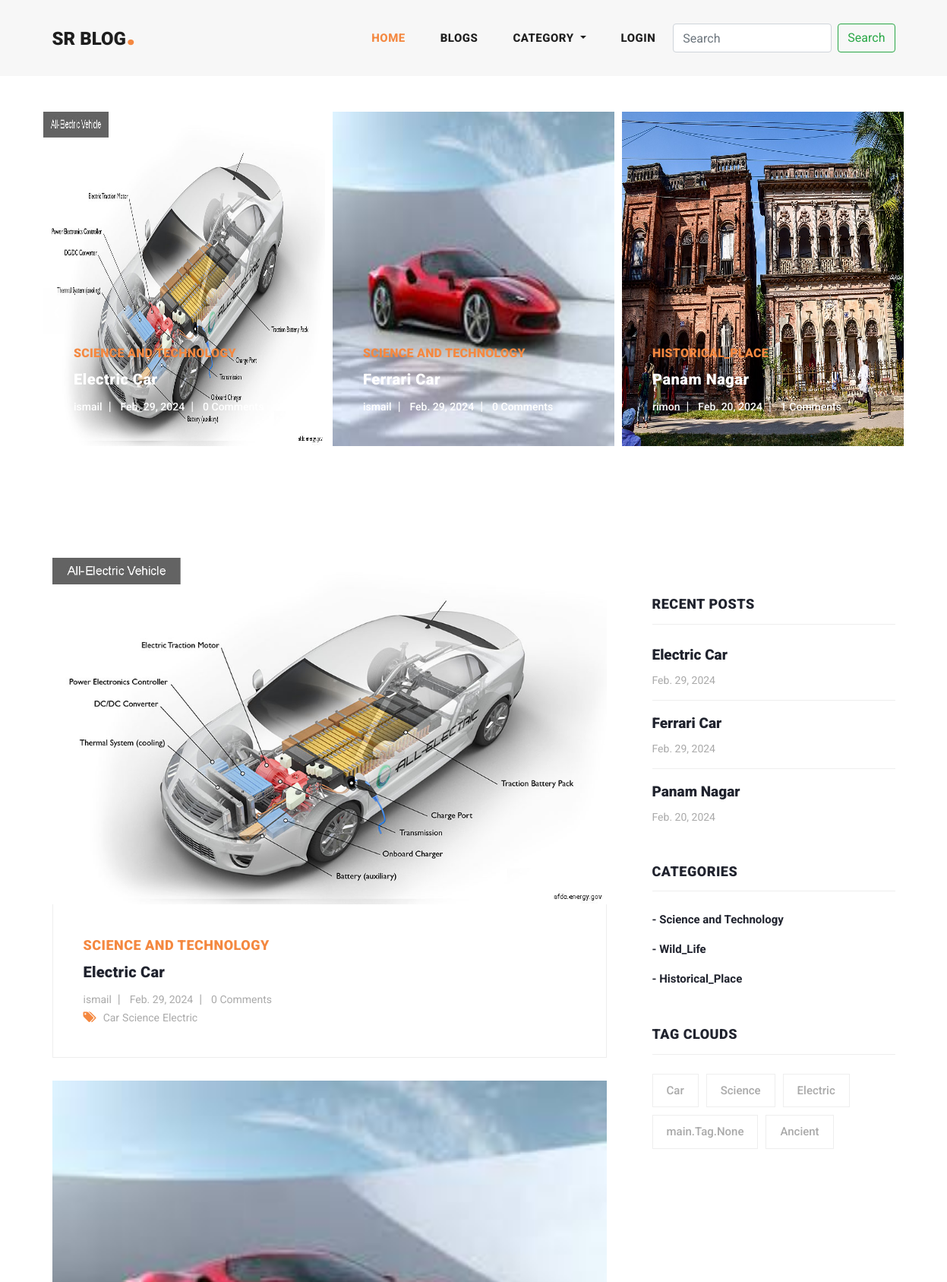
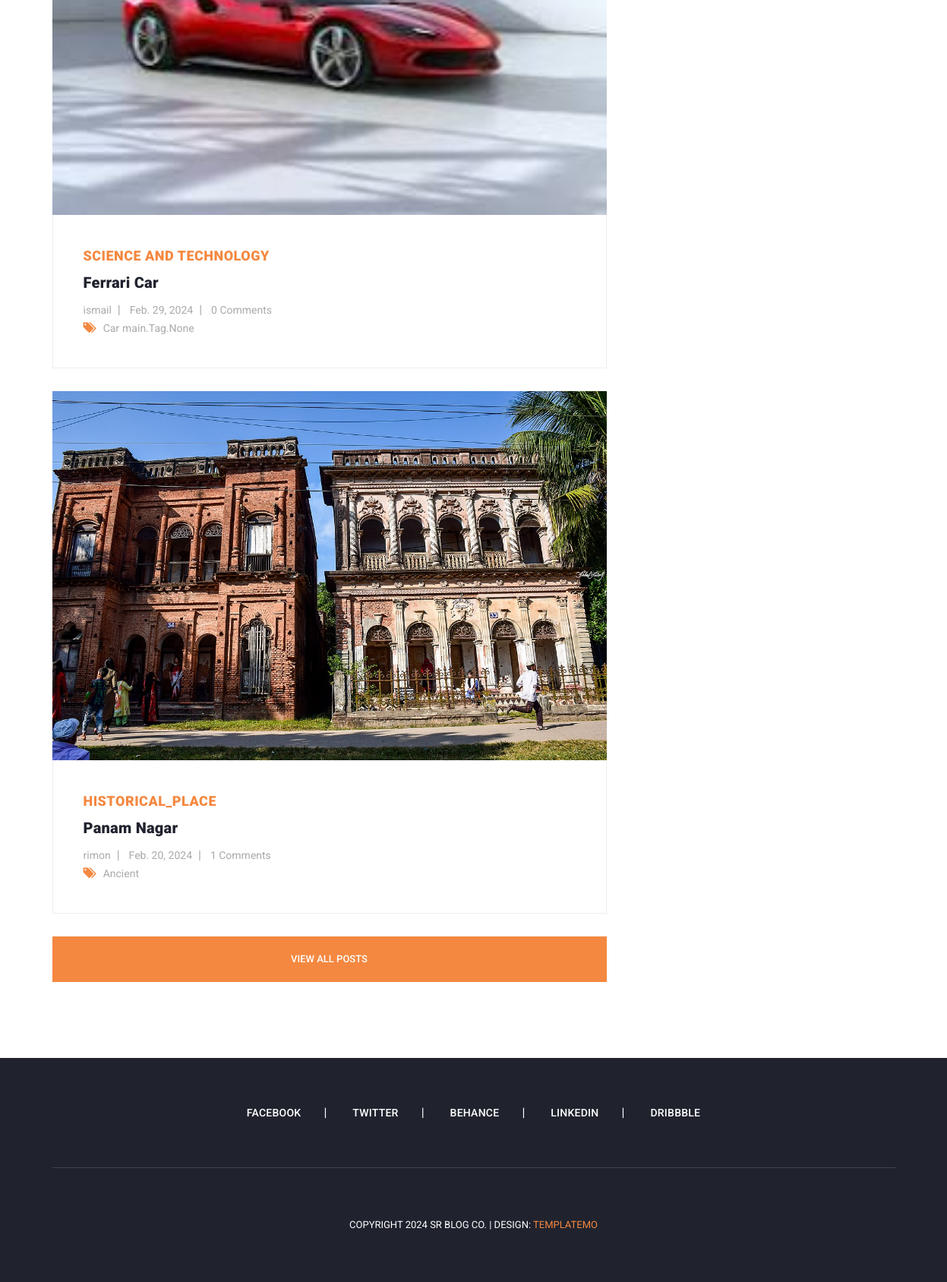
The page / on the database its author committed (2 pictures, top to bottom).
### main/models.py (models this page shows, shortened)
class Blog(models.Model):
    user=models.ForeignKey(User,related_name='user_blogs',on_delete=models.CASCADE)
    category=models.ForeignKey(Category,related_name='category_blogs',on_delete=models.CASCADE)
    tags=models.ManyToManyField(Tag,related_name='tag_blogs',blank=True)
    title=models.CharField(max_length=250)
    slug=models.SlugField(null=True, blank=True)
    banner=models.ImageField(upload_to='blog_banners')
    description=models.TextField()
    created_date=models.DateField(auto_now_add=True)

class Category(models.Model):
    title=models.CharField(max_length=150, unique=True)
    slug=models.SlugField(null=True, blank=True)
    created_date=models.DateField(auto_now_add=True)
    def __str__(self) -> str:
        return self.title

class Tag(models.Model):
    title=models.CharField(max_length=150)
    slug=models.SlugField(null=True,blank=True)
    created_date=models.DateField(auto_now_add=True)

### user_profile/models.py (models this page shows, shortened)
class User(AbstractUser):
    email = models.EmailField(
        max_length=150,
        unique=True,
        error_messages={
            "unique": "The email must be unique"
        }
    )
    profile_image = models.ImageField(
        null=True,
        blank=True,
        upload_to="profile_images"
    )
    REQUIRED_FIELDS = ["email"]
    objects = CustomUserManager()

### main/views.py (the view)
# urls.py: 2. Add a URL to urlpatterns:  path('', views.home, name='home')
def home(request):
    blogs=Blog.objects.order_by('-created_date')
    tags=Tag.objects.order_by('-created_date')
    context={"blogs":blogs, "tags":tags}
    return render(request, 'home.html', context)

### main/context_processors.py (called while the page is built)
def all_ctgry(request):
    ctg=Category.objects.all()
    context={"ctg":ctg}
    return context

### templates/home.html (shortened to what this page needs)
{% extends "base.html" %}
{% load static %}
{% block content %}
{% include "banner.html" %}
<section class="blog-posts">
    <div class="container">
      <div class="row">
        <div class="col-lg-8">
          <div class="all-blog-posts">
            <div class="row">
              {% for blog in blogs|slice:"3" %}
              <div class="col-lg-12">
                <div class="blog-post">
                  <div class="blog-thumb">
                    <img src="{{blog.banner.url}}" alt="">
                  </div>
                  <div class="down-content">
                    <span>{{blog.category}}</span>
                    <a href="{% url 'blog_details' blog.slug %}"><h4>{{blog.title}}</h4></a>
                    <ul class="post-info">
                      <li><a href="{% url 'view_user_information' blog.user.username %}">{{blog.user.username}}</a></li>
                      <li><a href="#">{{blog.created_date}}</a></li>
                      <li><a href="#">{{blog.blog_comment.all.count}} Comments</a></li>
                    </ul>
                    <div class="post-options">
                      <div class="row">
                        <div class="col-6">
                          <ul class="post-tags">
                            <li><i class="fa fa-tags"></i></li>
                            {% for tag in blog.tags.all %}
                            <li><a href="#">{{tag.title}}</a></li>
                            {% endfor %}
                          </ul>
                        </div>
                      </div>
                    </div>
                  </div>
                </div>
              </div>
              {% endfor %}
              <div class="col-lg-12">
                <div class="main-button">
                  <a href="{% url "blogs" %}">View All Posts</a>
                </div>
              </div>
            </div>
          </div>
        </div>
        {% include "sidebar.html" %}
      </div>
    </div>
</section>
{% endblock content %}

### templates/base.html (shortened to what this page needs)
<!DOCTYPE html>
<html>
    <head>
        {% load static %}
        <link href="{% static 'vendor/bootstrap/css/bootstrap.min.css' %}" rel="stylesheet">
        <link rel="stylesheet" href="{% static 'css/fontawesome.css' %}">
        <link rel="stylesheet" href="{% static 'css/templatemo-stand-blog.css' %}">
        <link rel="stylesheet" href="{% static 'css/owl.css' %}">
        <link rel="stylesheet" href="{% static 'css/main.css' %}">
    </head>
    <body>
        {% include "header.html" %}
        {% block content %}
        {% endblock content %}
        {% include "footer.html" %}
    </body>
</html>

### templates/header.html (shortened to what this page needs)
<header class="">
    <nav class="navbar navbar-expand-lg">
      <div class="container">
        <a class="navbar-brand" href="index.html"><h2>SR Blog<em>.</em></h2></a>
        <div class="collapse navbar-collapse" id="navbarResponsive">
          <ul class="navbar-nav ml-auto">
            <li class="nav-item active">
              <a class="nav-link" href="{% url 'home' %}">Home
              </a>
            </li>
            <li class="nav-item">
              <a class="nav-link" href="{% url 'blogs' %}">Blogs</a>
            </li>
            <li class="nav-item dropdown">
              <a class="nav-link dropdown-toggle" href="#" id="navbarDropdown" role="button" data-toggle="dropdown" aria-haspopup="true" aria-expanded="false">
                Category
              </a>
            </li>
            {% if request.user.is_authenticated %}
            <li class="nav-item dropdown">
              <a class="nav-link dropdown-toggle" href="#" id="navbarDropdown" role="button" data-toggle="dropdown" aria-haspopup="true" aria-expanded="false">
                {{request.user.username}}
              </a>
              <div class="dropdown-menu" aria-labelledby="navbarDropdown">
                <a class="dropdown-item" href="{% url 'profile' %}">My Profile</a>
                <a class="dropdown-item" href="{% url 'logout' %}">Logout</a>
              </div>
            </li>
            {% else %}
            <li class="nav-item">
              <a class="nav-link" href="{% url 'login' %}">Login</a>
            </li>
            {% endif %}
          </ul>
          <form class="form-inline my-2 my-lg-0" action="{% url 'search_blogs' %}" method="GET">
            <input class="form-control mr-sm-2" name="search" type="search" placeholder="Search" aria-label="Search" required>
            <button class="btn btn-outline-success my-2 my-sm-0" type="submit">Search</button>
          </form>
        </div>
      </div>
    </nav>
  </header>

### templates/banner.html
{% load static %}
<div class="main-banner header-text">
    <div class="container-fluid">
      <div class="owl-banner owl-carousel">
        {% for blog in blogs|slice:"8" %}
        <div class="item">
          <img src="{{blog.banner.url}}" alt="">
          <div class="item-content">
            <div class="main-content">
              <div class="meta-category">
                <span>{{blog.category}}</span>
              </div>
              <a href="{% url 'blog_details' blog.slug %}"><h4>{{blog.title}}</h4></a>
              <ul class="post-info">
                <li><a href="{% url 'view_user_information' blog.user.username %}">{{blog.user.username}}</a></li>
                <li><a href="#">{{blog.created_date}}</a></li>
                <li><a href="#">{{blog.blog_comment.all.count}} Comments</a></li>
              </ul>
            </div>
          </div>
        </div>
        {% endfor %}
      </div>
    </div>
</div>

### templates/sidebar.html
<div class="col-lg-4">
    <div class="sidebar">
      <div class="row">
        <div class="col-lg-12">
          <div class="sidebar-item recent-posts">
            <div class="sidebar-heading">
              <h2>Recent Posts</h2>
            </div>
            <div class="content">
              <ul>
                {% for blog in blogs|slice:"3" %}
                <li><a href="{% url 'blog_details' blog.slug %}">
                  <h5>{{blog.title}}</h5>
                  <span>{{blog.created_date}}</span>
                </a></li>
                {% endfor %}
              </ul>
            </div>
          </div>
        </div>
        <div class="col-lg-12">
          <div class="sidebar-item categories">
            <div class="sidebar-heading">
              <h2>Categories</h2>
            </div>
            <div class="content">
              <ul>
                {% for category in ctg %}
                <li><a href="{% url 'category_blogs' category.slug %}">- {{category.title}}</a></li>
                {% endfor %}
              </ul>
            </div>
          </div>
        </div>
        <div class="col-lg-12">
          <div class="sidebar-item tags">
            <div class="sidebar-heading">
              <h2>Tag Clouds</h2>
            </div>
            <div class="content">
              <ul>
                {% for tag in tags|slice:"5" %}
                <li><a href="{% url 'tag_blogs' tag.slug %}">{{tag.title}}</a></li>
                {% endfor %}
              </ul>
            </div>
          </div>
        </div>
      </div>
    </div>
  </div>

### templates/footer.html
<footer>
    <div class="container">
      <div class="row">
        <div class="col-lg-12">
          <ul class="social-icons">
            <li><a href="#">Facebook</a></li>
            <li><a href="#">Twitter</a></li>
            <li><a href="#">Behance</a></li>
            <li><a href="#">Linkedin</a></li>
            <li><a href="#">Dribbble</a></li>
          </ul>
        </div>
        <div class="col-lg-12">
          <div class="copyright-text">
            <p>Copyright 2024 SR Blog Co.
               | Design: <a rel="nofollow" href="https://templatemo.com" target="_parent">TemplateMo</a></p>
          </div>
        </div>
      </div>
    </div>
  </footer>

### templates/scripts.html (shortened to what this page needs)
{% load static %}

### assets/css/main.css (style rules this page uses)
input, textarea { text-transform: none !important; }
.owl-banner { padding: 47px !important; }
.owl-carousel .owl-item img { height: 440px !important; }

### rows shown on the page
Blog: banner (picture), category "SCIENCE AND TECHNOLOGY", title "Electric Car", user.username "ismail", created_date "Feb. 29, 2024", blog_comment.all.count "0"
Blog: banner (picture), category "SCIENCE AND TECHNOLOGY", title "Ferrari Car", user.username "ismail", created_date "Feb. 29, 2024", blog_comment.all.count "0"
Blog: banner (picture), category "HISTORICAL_PLACE", title "Panam Nagar", user.username "rimon", created_date "Feb. 20, 2024", blog_comment.all.count "1"
Tag: title "Car"
Tag: title "Science"
Tag: title "Electric"
Tag: title "main.Tag.None"
Tag: title "Ancient"
Category: title "Science and Technology"
Category: title "Wild_Life"
Category: title "Historical_Place"
